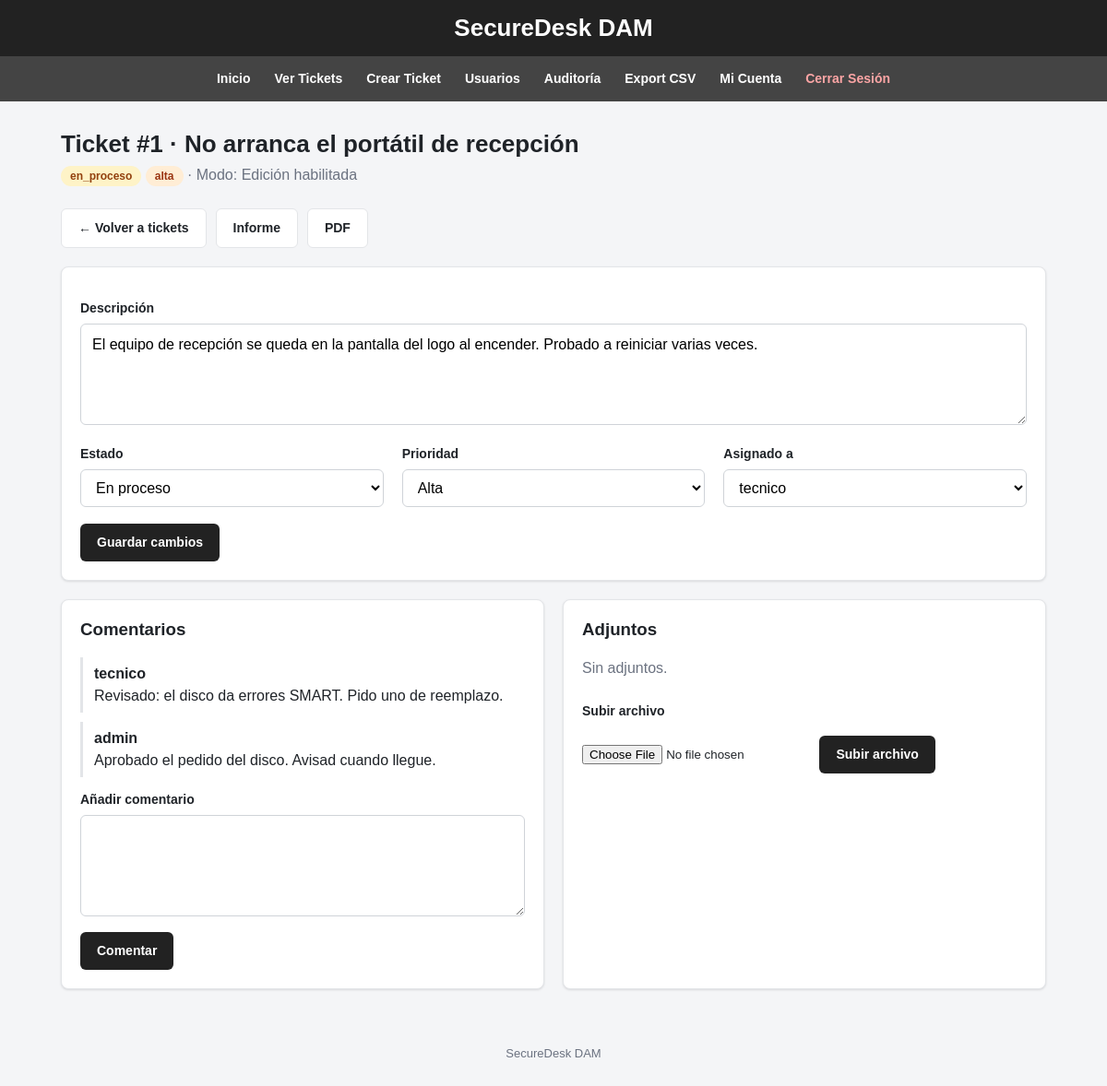
The page /ticket_detail.php?id=1 (signed in) on the database its author committed.
### tables this page shows
CREATE TABLE tickets (
            id INTEGER PRIMARY KEY AUTOINCREMENT,
            title TEXT NOT NULL,
            description TEXT NOT NULL,
            status TEXT NOT NULL CHECK(status IN ('nuevo','en_proceso','resuelto')) DEFAULT 'nuevo',
            priority TEXT NOT NULL CHECK(priority IN ('baja','media','alta','critica')) DEFAULT 'media',
            category TEXT,
            created_by INTEGER NOT NULL,
            assigned_to INTEGER,
            created_at DATETIME DEFAULT CURRENT_TIMESTAMP,
            updated_at DATETIME DEFAULT CURRENT_TIMESTAMP,
            FOREIGN KEY(created_by) REFERENCES users(id),
            FOREIGN KEY(assigned_to) REFERENCES users(id)
        );

CREATE TABLE users (
            id INTEGER PRIMARY KEY AUTOINCREMENT,
            username TEXT NOT NULL UNIQUE,
            password_hash TEXT NOT NULL,
            role TEXT NOT NULL CHECK(role IN ('admin','tecnico','lector')),
            created_at DATETIME DEFAULT CURRENT_TIMESTAMP
        );

CREATE TABLE comments (
            id INTEGER PRIMARY KEY AUTOINCREMENT,
            ticket_id INTEGER NOT NULL,
            user_id INTEGER NOT NULL,
            comment TEXT NOT NULL,
            created_at TEXT NOT NULL,
            FOREIGN KEY(ticket_id) REFERENCES tickets(id),
            FOREIGN KEY(user_id) REFERENCES users(id)
        );

### public/ticket_detail.php (the view, shortened to what this page needs)
<?php
require_once __DIR__ . '/../db/config.php';
$role = $_SESSION["user"]["role"];
$isReader = $role === "lector";
$id = $_GET["id"] ?? null;
$stmt = $db->prepare("SELECT * FROM tickets WHERE id = ?");
$stmt->execute([$id]);
$ticket = $stmt->fetch(PDO::FETCH_ASSOC);
$sqlComments = "SELECT c.comment, c.created_at, u.username
                FROM comments c
                LEFT JOIN users u ON c.user_id = u.id
                WHERE c.ticket_id = ?
                ORDER BY c.created_at ASC";
$stmtComments = $db->prepare($sqlComments);
$stmtComments->execute([$id]);
$comments = $stmtComments->fetchAll(PDO::FETCH_ASSOC);
$sqlFiles = "SELECT * FROM ticket_attachments WHERE ticket_id = ?";
$stmtFiles = $db->prepare($sqlFiles);
$stmtFiles->execute([$id]);
$files = $stmtFiles->fetchAll(PDO::FETCH_ASSOC);
$sqlUsers = "SELECT id, username FROM users";
$stmtUsers = $db->prepare($sqlUsers);
$stmtUsers->execute();
$allUsers = $stmtUsers->fetchAll(PDO::FETCH_ASSOC);
?>
<?php
require __DIR__ . '/../views/layout_start.php';
?>
<h2 class="page-title">Ticket #<?= $ticket["id"] ?> · <?= htmlspecialchars($ticket["title"]) ?></h2>
<p class="subtitle">
    <span class="badge badge-<?= htmlspecialchars($ticket["status"]) ?>"><?= htmlspecialchars($ticket["status"]) ?></span>
    <span class="badge badge-<?= htmlspecialchars($ticket["priority"]) ?>"><?= htmlspecialchars($ticket["priority"]) ?></span>
    · Modo: <?= $isReader ? "Solo lectura" : "Edición habilitada" ?>
</p>
<div class="actions">
    <a class="btn btn-light" href="tickets.php">← Volver a tickets</a>
    <a class="btn btn-light" href="ticket_report.php?id=<?= $ticket["id"] ?>">Informe</a>
    <a class="btn btn-light" href="ticket_pdf.php?id=<?= $ticket["id"] ?>">PDF</a>
</div>
<div class="card">
<?php if (!$isReader): ?>
    <form method="POST">
        <label for="description">Descripción</label>
        <textarea id="description" name="description"><?= htmlspecialchars($ticket["description"]) ?></textarea>
        <div class="grid" style="margin-bottom:0">
            <div>
                <label for="status">Estado</label>
                <select id="status" name="status">
                    <option value="en_proceso" <?= $ticket["status"]=="en_proceso"?"selected":"" ?>>En proceso</option>
                </select>
            </div>
            <div>
                <label for="priority">Prioridad</label>
                <select id="priority" name="priority">
                    <option value="alta" <?= $ticket["priority"]=="alta"?"selected":"" ?>>Alta</option>
                </select>
            </div>
            <div>
                <label for="assigned_to">Asignado a</label>
                <select id="assigned_to" name="assigned_to">
                    <?php foreach($allUsers as $u): ?>
                    <option value="<?= $u['id'] ?>" <?= $ticket["assigned_to"] == $u['id'] ? 'selected' : '' ?>>
                        <?= htmlspecialchars($u['username']) ?>
                    </option>
                    <?php endforeach; ?>
                </select>
            </div>
        </div>
        <button type="submit" style="margin-top:18px">Guardar cambios</button>
    </form>
<?php endif; ?>
</div>
<div class="grid">
    <div class="card">
        <h3>Comentarios</h3>
        <?php foreach ($comments as $c): ?>
            <div class="comment">
                <b><?= htmlspecialchars($c["username"] ?? 'Desconocido') ?></b>
                <?= htmlspecialchars($c["comment"]) ?>
            </div>
        <?php endforeach; ?>
        <?php if (!$isReader): ?>
        <form method="POST">
            <label for="comment">Añadir comentario</label>
            <textarea id="comment" name="comment"></textarea>
            <button type="submit" style="margin-top:10px">Comentar</button>
        </form>
        <?php endif; ?>
    </div>
    <div class="card">
        <h3>Adjuntos</h3>
        <?php if (!$files): ?><p class="subtitle">Sin adjuntos.</p><?php endif; ?>
        <?php if (!$isReader): ?>
        <form method="POST" enctype="multipart/form-data">
            <label for="file">Subir archivo</label>
            <input type="file" id="file" name="file" required>
            <button type="submit" name="upload_file" style="margin-top:10px">Subir archivo</button>
        </form>
        <?php endif; ?>
    </div>
</div>
<?php require __DIR__ . '/../views/layout_end.php'; ?>

### public/assets/style.css (style rules this page uses)
:root { --bg:#f4f5f7; --surface:#ffffff; --text:#1f2328; --muted:#6b7280; --border:#e3e5e8; --dark:#222; --dark-2:#444; --accent:#2563eb; --danger:#dc2626; --ok:#16a34a; --warn:#d97706; --radius:8px; --shadow:0 1px 3px rgba(0,0,0,.08), 0 1px 2px rgba(0,0,0,.04); }
* { box-sizing:border-box; }
body { margin:0; font-family: Arial, Helvetica, sans-serif; background:var(--bg); color:var(--text); line-height:1.5; }
h1,h2,h3,h4 { line-height:1.25; }
.page-title { margin:0 0 6px; font-size:26px; }
.subtitle { color:var(--muted); margin:0 0 24px; }
a { color:var(--accent); }
.card { background:var(--surface); border:1px solid var(--border); border-radius:var(--radius); box-shadow:var(--shadow); padding:20px; margin-bottom:20px; }
.card > h2:first-child, .card > h3:first-child { margin-top:0; }
.grid { display:grid; grid-template-columns:repeat(auto-fit, minmax(220px, 1fr)); gap:20px; margin-bottom:20px; }
.grid .card { margin-bottom:0; }
label { display:block; font-weight:bold; font-size:14px; margin:14px 0 6px; }
input[type=text], input[type=password], input[type=email], select, textarea { width:100%; padding:10px 12px; border:1px solid #cfd3d8; border-radius:6px; font:inherit; background:#fff; }
textarea { min-height:110px; resize:vertical; }
button, .btn { display:inline-block; background:var(--dark); color:#fff; border:0; padding:10px 18px; border-radius:6px; font:inherit; font-weight:bold; font-size:14px; cursor:pointer; text-decoration:none; }
.btn-light { background:#fff; color:var(--text); border:1px solid var(--border); }
.actions { display:flex; flex-wrap:wrap; gap:10px; margin-bottom:20px; }
.badge { display:inline-block; padding:2px 10px; border-radius:999px; font-size:12px; font-weight:bold; background:#eef0f3; color:#374151; }
.badge-en_proceso { background:#fef3c7; color:#92400e; }
.badge-alta { background:#ffedd5; color:#9a3412; }
.comment { border-left:3px solid var(--border); padding:6px 12px; margin:10px 0; }
.comment b { display:block; }

### rows shown on the page
tickets: id "1", title "No arranca el portátil de recepción", status "en_proceso", priority "alta", description "El equipo de recepción se queda en la pantalla del logo al encender. Probado a reiniciar varias veces.", status "En proceso", priority "Alta", assigned_to "tecnico"
comments: user.username "tecnico", comment "Revisado: el disco da errores SMART. Pido uno de reemplazo."
comments: user.username "admin", comment "Aprobado el pedido del disco. Avisad cuando llegue."

### other values the page prints
$text "Inicio Ver Tickets Crear Ticket Usuarios Auditoría Export CSV Mi Cuenta Cerrar Sesión"
